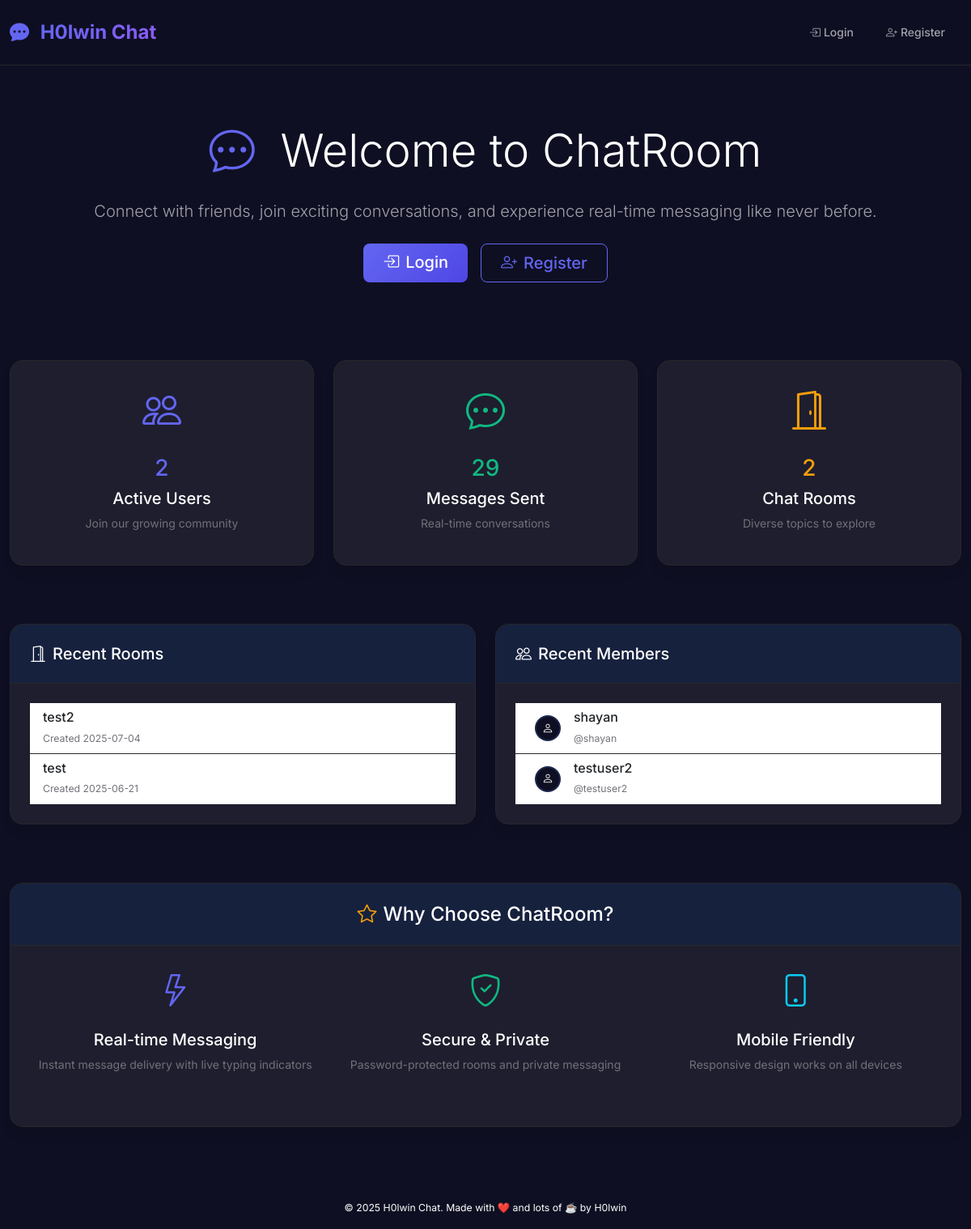
The page / on the database its author committed.
### tables this page shows
CREATE TABLE settings (
            key TEXT PRIMARY KEY,
            value TEXT
        );

CREATE TABLE rooms (
    id INTEGER PRIMARY KEY AUTOINCREMENT,
    name TEXT UNIQUE NOT NULL,
    slug TEXT UNIQUE NOT NULL,
    created_at TIMESTAMP DEFAULT CURRENT_TIMESTAMP
, password TEXT, hidden BOOLEAN DEFAULT 0);

CREATE TABLE "users" (
                    id INTEGER PRIMARY KEY AUTOINCREMENT,
                    username TEXT UNIQUE NOT NULL,
                    email TEXT UNIQUE NOT NULL,
                    hashed_password TEXT NOT NULL,
                    is_admin INTEGER DEFAULT 0,
                    created_at TIMESTAMP DEFAULT CURRENT_TIMESTAMP
                , display_name TEXT, bio TEXT, birth_date DATE, profile_image TEXT, last_seen TIMESTAMP);

### backend/app.py (the view)
@app.route('/')
def home():
    with get_db() as conn:
        cur = conn.cursor()
        cur.execute('SELECT COUNT(*) FROM users')
        user_count = cur.fetchone()[0]
        cur.execute('SELECT COUNT(*) FROM messages')
        message_count = cur.fetchone()[0]
        cur.execute('SELECT COUNT(*) FROM rooms')
        room_count = cur.fetchone()[0]
        cur.execute('SELECT name, slug, created_at FROM rooms ORDER BY created_at DESC LIMIT 6')
        recent_rooms = [dict(name=row[0], slug=row[1], created_at=row[2]) for row in cur.fetchall()]
        cur.execute('SELECT username, display_name, created_at FROM users ORDER BY created_at DESC LIMIT 6')
        recent_users = [dict(username=row[0], display_name=row[1] or row[0], created_at=row[2]) for row in cur.fetchall()]
    return render_template('home.html',
                         user_count=user_count,
                         message_count=message_count,
                         room_count=room_count,
                         recent_rooms=recent_rooms,
                         recent_users=recent_users)

### frontend/templates/home.html (shortened to what this page needs)
{% extends 'base.html' %}
{% block content %}
<div class="container-fluid">
    <div class="row mb-5">
        <div class="col-12">
            <div class="text-center py-5">
                <h1 class="display-4 mb-4">
                    <i class="bi bi-chat-dots text-primary me-3"></i>
                    Welcome to ChatRoom
                </h1>
                <p class="lead text-secondary mb-4">
                    Connect with friends, join exciting conversations, and experience real-time messaging like never before.
                </p>
                {% if not current_user.is_authenticated %}
                <div class="d-flex gap-3 justify-content-center">
                    <a href="/login" class="btn btn-primary btn-lg">
                        <i class="bi bi-box-arrow-in-right me-2"></i>Login
                    </a>
                    <a href="/register" class="btn btn-outline-primary btn-lg">
                        <i class="bi bi-person-plus me-2"></i>Register
                    </a>
                </div>
                {% endif %}
            </div>
        </div>
    </div>
    <div class="row mb-5">
        <div class="col-md-4 mb-4">
            <div class="card text-center h-100">
                <div class="card-body">
                    <div class="mb-3">
                        <i class="bi bi-people text-primary" style="font-size: 3rem;"></i>
                    </div>
                    <h3 class="text-primary mb-2">{{ user_count }}</h3>
                    <h5 class="card-title">Active Users</h5>
                    <p class="text-muted">Join our growing community</p>
                </div>
            </div>
        </div>
        <div class="col-md-4 mb-4">
            <div class="card text-center h-100">
                <div class="card-body">
                    <div class="mb-3">
                        <i class="bi bi-chat-dots text-success" style="font-size: 3rem;"></i>
                    </div>
                    <h3 class="text-success mb-2">{{ message_count }}</h3>
                    <h5 class="card-title">Messages Sent</h5>
                    <p class="text-muted">Real-time conversations</p>
                </div>
            </div>
        </div>
        <div class="col-md-4 mb-4">
            <div class="card text-center h-100">
                <div class="card-body">
                    <div class="mb-3">
                        <i class="bi bi-door-open text-warning" style="font-size: 3rem;"></i>
                    </div>
                    <h3 class="text-warning mb-2">{{ room_count }}</h3>
                    <h5 class="card-title">Chat Rooms</h5>
                    <p class="text-muted">Diverse topics to explore</p>
                </div>
            </div>
        </div>
    </div>
    <div class="row">
        <div class="col-md-6 mb-4">
            <div class="card h-100">
                <div class="card-header d-flex justify-content-between align-items-center">
                    <h5 class="mb-0">
                        <i class="bi bi-door-open me-2"></i>Recent Rooms
                    </h5>
                </div>
                <div class="card-body">
                    {% if recent_rooms %}
                    <div class="list-group list-group-flush">
                        {% for room in recent_rooms %}
                        <div class="list-group-item d-flex justify-content-between align-items-center">
                            <div>
                                <h6 class="mb-1">{{ room.name }}</h6>
                                <small class="text-muted">Created {{ room.created_at.split(' ')[0] }}</small>
                            </div>
                        </div>
                        {% endfor %}
                    </div>
                    {% else %}
                    <div class="text-center py-4">
                        <i class="bi bi-door-open text-muted mb-3" style="font-size: 2rem;"></i>
                        <p class="text-muted">No rooms available yet</p>
                    </div>
                    {% endif %}
                </div>
            </div>
        </div>
        <div class="col-md-6 mb-4">
            <div class="card h-100">
                <div class="card-header d-flex justify-content-between align-items-center">
                    <h5 class="mb-0">
                        <i class="bi bi-people me-2"></i>Recent Members
                    </h5>
                </div>
                <div class="card-body">
                    {% if recent_users %}
                    <div class="list-group list-group-flush">
                        {% for user in recent_users %}
                        <div class="list-group-item d-flex justify-content-between align-items-center">
                            <div class="d-flex align-items-center">
                                <div class="avatar-sm bg-primary rounded-circle d-flex align-items-center justify-content-center me-3">
                                    <i class="bi bi-person text-white"></i>
                                </div>
                                <div>
                                    <h6 class="mb-1">{{ user.display_name }}</h6>
                                    <small class="text-muted">@{{ user.username }}</small>
                                </div>
                            </div>
                        </div>
                        {% endfor %}
                    </div>
                    {% else %}
                    <div class="text-center py-4">
                        <i class="bi bi-people text-muted mb-3" style="font-size: 2rem;"></i>
                        <p class="text-muted">No users yet</p>
                    </div>
                    {% endif %}
                </div>
            </div>
        </div>
    </div>
    <div class="row mt-5">
        <div class="col-12">
            <div class="card">
                <div class="card-header text-center">
                    <h4 class="mb-0">
                        <i class="bi bi-star me-2 text-warning"></i>Why Choose ChatRoom?
                    </h4>
                </div>
                <div class="card-body">
                    <div class="row">
                        <div class="col-md-4 mb-4">
                            <div class="text-center">
                                <div class="mb-3">
                                    <i class="bi bi-lightning text-primary" style="font-size: 2.5rem;"></i>
                                </div>
                                <h5>Real-time Messaging</h5>
                                <p class="text-muted">Instant message delivery with live typing indicators</p>
                            </div>
                        </div>
                        <div class="col-md-4 mb-4">
                            <div class="text-center">
                                <div class="mb-3">
                                    <i class="bi bi-shield-check text-success" style="font-size: 2.5rem;"></i>
                                </div>
                                <h5>Secure & Private</h5>
                                <p class="text-muted">Password-protected rooms and private messaging</p>
                            </div>
                        </div>
                        <div class="col-md-4 mb-4">
                            <div class="text-center">
                                <div class="mb-3">
                                    <i class="bi bi-phone text-info" style="font-size: 2.5rem;"></i>
                                </div>
                                <h5>Mobile Friendly</h5>
                                <p class="text-muted">Responsive design works on all devices</p>
                            </div>
                        </div>
                    </div>
                </div>
            </div>
        </div>
    </div>
</div>
{% endblock %}

### frontend/templates/base.html (shortened to what this page needs)
<!DOCTYPE html>
<html lang="en">
<head>
    <link href="https://cdn.jsdelivr.net/npm/bootstrap@5.3.2/dist/css/bootstrap.min.css" rel="stylesheet">
    <link href="https://cdn.jsdelivr.net/npm/bootstrap-icons@1.11.3/font/bootstrap-icons.min.css" rel="stylesheet">
    <link href="/static/css/main.css" rel="stylesheet">
    <link href="/static/css/rtl-support.css" rel="stylesheet">
    <link href="/static/css/spacing.css" rel="stylesheet">
</head>
<body class="app-body">
    <nav class="navbar navbar-expand-lg navbar-dark app-navbar">
        <div class="container-fluid">
            <a class="navbar-brand" href="/">
                <i class="bi bi-chat-dots-fill me-2"></i>
                <span class="brand-text">{{ site_name }}</span>
            </a>
            <div class="collapse navbar-collapse" id="navbarNav">
                <ul class="navbar-nav ms-auto">
                    {% if current_user.is_authenticated %}
                        <li class="nav-item">
                            <a class="nav-link" href="/dashboard">
                                <i class="bi bi-house me-1"></i>Dashboard
                            </a>
                        </li>
                        <li class="nav-item">
                            <a class="nav-link" href="/chat">
                                <i class="bi bi-chat me-1"></i>Chat
                            </a>
                        </li>
                        <li class="nav-item">
                            <a class="nav-link" href="/pm">
                                <i class="bi bi-envelope me-1"></i>Messages
                            </a>
                        </li>
                        {% if current_user.is_admin %}
                        <li class="nav-item">
                            <a class="nav-link admin-link" href="/admin">
                                <i class="bi bi-shield me-1"></i>Admin
                            </a>
                        </li>
                        {% endif %}
                        <li class="nav-item dropdown">
                            <a class="nav-link dropdown-toggle" href="#" role="button" data-bs-toggle="dropdown">
                                <i class="bi bi-person-circle me-1"></i>{{ current_user.username }}
                            </a>
                            <ul class="dropdown-menu dropdown-menu-dark">
                                <li><a class="dropdown-item" href="/profile">
                                    <i class="bi bi-person me-2"></i>Profile
                                </a></li>
                                <li><hr class="dropdown-divider"></li>
                                <li><a class="dropdown-item" href="/logout">
                                    <i class="bi bi-box-arrow-right me-2"></i>Logout
                                </a></li>
                            </ul>
                        </li>
                    {% else %}
                        <li class="nav-item">
                            <a class="nav-link" href="/login">
                                <i class="bi bi-box-arrow-in-right me-1"></i>Login
                            </a>
                        </li>
                        <li class="nav-item">
                            <a class="nav-link" href="/register">
                                <i class="bi bi-person-plus me-1"></i>Register
                            </a>
                        </li>
                    {% endif %}
                </ul>
            </div>
        </div>
    </nav>
    <main class="app-main">
        {% block content %}{% endblock %}
    </main>
    <footer class="app-footer text-center py-3 mt-5">
        <small>
            © 2025 {{ site_name }}. Made with ❤️ and lots of ☕ by H0lwin
        </small>
    </footer>
    <div class="toast-container position-fixed bottom-0 end-0 p-3" style="z-index: 1100;">
    </div>
</body>
</html>

### rows shown on the page
settings: value "H0lwin Chat"
rooms: name "test2", created_at "2025-07-04"
rooms: name "test", created_at "2025-06-21"
users: display_name "shayan", username "shayan"
users: display_name "testuser2", username "testuser2"

### other values the page prints
{{ user_count }} "2"
{{ message_count }} "29"
{{ room_count }} "2"
